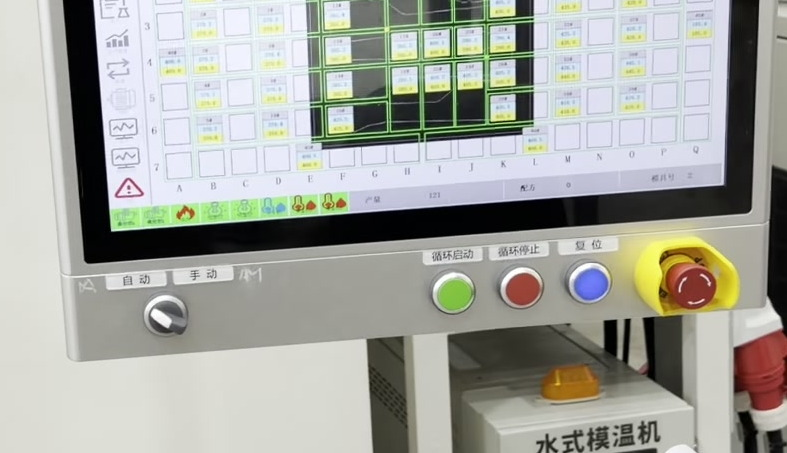
#> input picture scripts/img/assets2/c_botonera.jpg, 787 x 453 px
$ python -i mejorar_foto.py   (imports and definitions only)
#> lines starting #> are read from the running program, lines starting #| are printed output that depends on the picture
#> further down, picture is the input picture: shape (453, 787, 3); mean B, G, R 159.4, 166.3, 164.5
#!/usr/bin/env python
# -*- coding: utf-8 -*-
"""
mejorar_foto.py - fotos de celular -> "foto de catalogo" para la lamina A3.

SE CORRE CON (el venv nuevo, aparte de los otros):
    C:\\Dev\\BarackMercosul\\.venv-fotos\\Scripts\\python.exe mejorar_foto.py <comando> ...

COMANDOS
  pieza   <entrada> <salida.png> [--x 2] [--sombra 0.30] [--blanco] [--modelo isnet-general-use]
          Recorta el fondo, agranda, ajusta el tono y deja la pieza sola con una sombra suave.
          La salida es un PNG con transparencia (la sombra va dentro del canal alfa: sobre
          blanco se ve igual que una foto de estudio). --blanco guarda ademas <salida>_blanco.png.

  maquina <entrada> <salida.jpg> [--x 2] [--fondo 0.0] [--recorte auto|x0,y0,x1,y1] [--sin-enderezar]
          Corrige balance de blancos, exposicion, contraste local y nitidez, endereza y agranda.
          La foto sigue siendo la foto: no se redibuja nada. --fondo 0..1 atenua el fondo
          (desenfoque + desaturado suave con mascara); 0 = apagado (por defecto).

  lote    <carpeta_entrada> <carpeta_salida> pieza|maquina [opciones]
          Corre el mismo comando sobre todas las imagenes de una carpeta.

AUMENTO DE RESOLUCION (--sr): fsrcnn (por defecto, 0,1-0,4 s), espcn, lanczos (piso de comparacion) y
edsr (NO usar en esta notebook: 17 s para un recorte de 160x280 px, 97 s para uno de 300x156; una foto
entera tardaria decenas de minutos). En las pruebas fsrcnn/espcn/lanczos se ven casi iguales.
No inventa detalle: son redes chicas de OpenCV (no generativas).

OTRAS OPCIONES: --girar GRADOS (giro manual con recorte; el enderezado automatico es muy conservador y
casi no se activa), --limpiar 2.5 (reduce ruido; alisa texturas, por eso viene apagado), --recorte auto.
--fondo solo conviene con UN sujeto claro (rollo, pieza sobre mesa). En una escena con varias cosas
a mostrar (troqueladora + mesa + pieza) desenfoca lo que si hay que mostrar: usar --recorte.

TIEMPOS (notebook sin GPU): pieza ~22-30 s/foto dentro de `lote`; una sola foto en frio ~30-70 s
(carga de rembg y del modelo). maquina sin --fondo 2-12 s; con --fondo 11-51 s.

MODELOS: ./modelos/ (rembg en ./modelos/rembg, super-resolucion .pb de OpenCV).
Todo lo que baja rembg queda en esa carpeta (U2NET_HOME), nada en el perfil del usuario.
"""
import argparse
import os
import sys
import time
from pathlib import Path

AQUI = Path(__file__).resolve().parent
MODELOS = AQUI / "modelos"
# [1 line not run here, left out]

import cv2
import numpy as np
from PIL import Image, ImageOps

# [1 line not run here, left out]

EXT = {".png", ".jpg", ".jpeg", ".webp", ".bmp", ".tif", ".tiff"}


# ----------------------------------------------------------------------------- util
def log(*a):
    print(*a, flush=True)


# [39 lines left out: functions cargar, quitar_barras_negras, not called in this run]


# ----------------------------------------------------------------------------- agrandar
_SR = {}


# [135 lines left out: functions _sr, _sr_tiles, agrandar, nitidez, balance_blancos, exposicion and 3 more, not called in this run]


# ----------------------------------------------------------------------------- rembg
_SES = {}


# [118 lines left out: functions mascara_rembg, limpiar_mascara, suavizar_alfa, descontaminar_color, componer_con_sombra, cmd_pieza, not called in this run]


# ----------------------------------------------------------------------------- maquina
def enderezar(bgr, max_grados=4.0, min_grados=0.25):
    """
    Estima la inclinacion con las lineas largas casi horizontales/verticales (paredes,
    guardas, estantes) y gira. Recorta el borde que queda vacio. Si no hay consenso, no toca.
    """
#> called with max_grados = 4, min_grados = 0.25
    h, w = bgr.shape[:2]
#> h = 453; w = 787
    escala = 800.0 / max(h, w) if max(h, w) > 800 else 1.0
#> escala = 1
    chico = cv2.resize(bgr, None, fx=escala, fy=escala, interpolation=cv2.INTER_AREA) if escala < 1 else bgr
    g = cv2.cvtColor(chico, cv2.COLOR_BGR2GRAY)
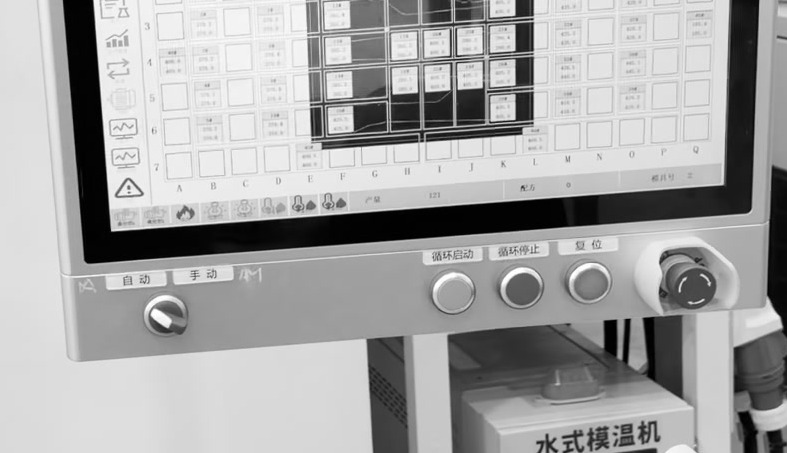
#> g: shape (453, 787); min 0, max 255, mean 165
    g = cv2.GaussianBlur(g, (0, 0), 1.2)
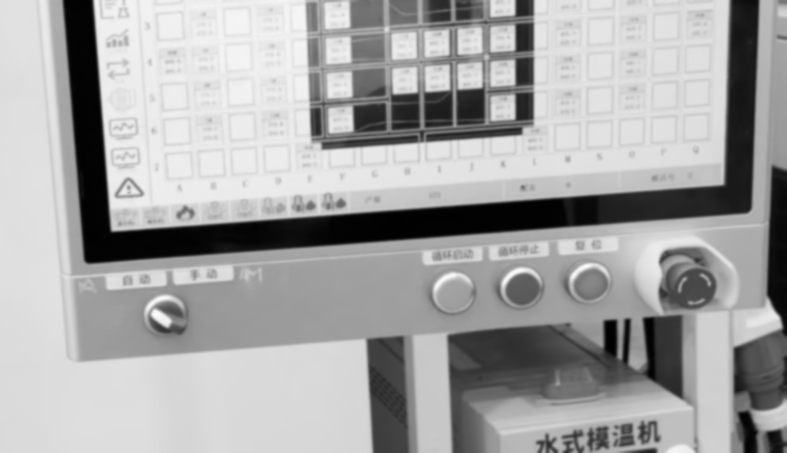
#> g: shape (453, 787); min 1, max 252, mean 165
    e = cv2.Canny(g, 60, 150)
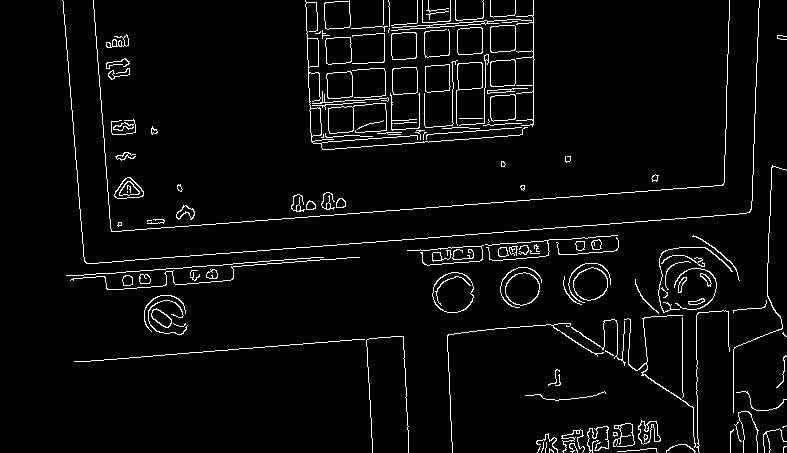
#> e: shape (453, 787); 4% white in thin lines or dots
    minlen = int(0.18 * min(chico.shape[:2]))
#> minlen = 81
    lin = cv2.HoughLinesP(e, 1, np.pi / 720, threshold=60, minLineLength=minlen, maxLineGap=8)
#> lin = 36 rows, first 6: [158, 258, 665, 219], [413, 208, 722, 185], [477, 330, 570, 323], [74, 275, 323, 257], [111, 231, 463, 205], [62, 0, 84, 261]
    if lin is None:
        return bgr, 0.0
    ang, pesos = [], []
    for x1, y1, x2, y2 in np.asarray(lin).reshape(-1, 4):  # OpenCV 4 devuelve (N,1,4), OpenCV 5 (N,4)
        dx, dy = x2 - x1, y2 - y1
        l = float(np.hypot(dx, dy))
        a = np.degrees(np.arctan2(dy, dx))
        # llevar a [-45, 45): desvio respecto del eje mas cercano (horizontal o vertical)
        a = (a + 45) % 90 - 45
        if abs(a) <= max_grados + 1.5:
            ang.append(a)
            pesos.append(l)
#> this loop made 36 passes
#> (x1, y1, x2, y2, dx, dy, l, a) on passes 1 to 12: (158, 258, 665, 219, 507, -39, 508.5, -4.4), (413, 208, 722, 185, 309, -23, 309.9, -4.26), (477, 330, 570, 323, 93, -7, 93.26, -4.3), (74, 275, 323, 257, 249, -18, 249.6, -4.13), (111, 231, 463, 205, 352, -26, 353, -4.22), (62, 0, 84, 261, 22, 261, 261.9, -4.82), (81, 361, 357, 339, 276, -22, 276.9, -4.56), (509, 243, 617, 235, 108, -8, 108.3, -4.24), (99, 75, 111, 230, 12, 155, 155.5, -4.43), (322, 149, 522, 134, 200, -15, 200.6, -4.29), (313, 143, 521, 127, 208, -16, 208.6, -4.4), (231, 267, 359, 257, 128, -10, 128.4, -4.47)
#> after the loop, ang = 35 values, max 2.39 at index 16, min -4.82 at index 5, mean -3.28; pesos = 35 values, max 508.5 at index 0, min 81.22 at index 28, mean 154.1
    if len(ang) < 6:
        return bgr, 0.0
    ang, pesos = np.array(ang), np.array(pesos)
    # mediana ponderada
    o = np.argsort(ang)
#> o = 35 values, max 34 at index 29, min 0 at index 9, mean 17
    cum = np.cumsum(pesos[o])
#> cum = 35 values from 261.9 to 5393.8
    med = float(ang[o][np.searchsorted(cum, cum[-1] / 2)])
#> med = -4.26
    # consenso: que la mayoria este cerca de la mediana
    cerca = np.abs(ang - med) < 0.6
    if pesos[cerca].sum() < 0.60 * pesos.sum() or abs(med) < min_grados or abs(med) > max_grados:
        return bgr, 0.0
    # recorte: el rectangulo mas grande, de la misma proporcion, que entra dentro de la foto girada
    r = np.radians(abs(med))
    s = np.cos(r) + np.sin(r) * max(w / h, h / w)
    if s > 1.08:
        # girar costaria recortar mas del 8 % de la foto: no se gira (foto angosta o giro grande)
        log(f"  (inclinacion {med:+.2f} grados detectada, no se corrige: costaria recortar {1 - 1 / s:.0%} de la foto)")
        return bgr, 0.0
    M = cv2.getRotationMatrix2D((w / 2, h / 2), med, 1.0)
    rot = cv2.warpAffine(bgr, M, (w, h), flags=cv2.INTER_CUBIC, borderMode=cv2.BORDER_REFLECT)
    cw, ch = int(w / s) - 2, int(h / s) - 2
    x0, y0 = (w - cw) // 2, (h - ch) // 2
    return rot[y0:y0 + ch, x0:x0 + cw], med


# [136 lines left out: functions girar_recortar, recorte_manual, atenuar_fondo, cmd_maquina, main, not called in this run]


# [2 lines not run here, left out]

>>> import cv2
>>> picture = cv2.imread('../img/assets2/c_botonera.jpg')
>>> result = enderezar(picture)

$ run again, on scripts/img/assets2/c_puesto.jpg
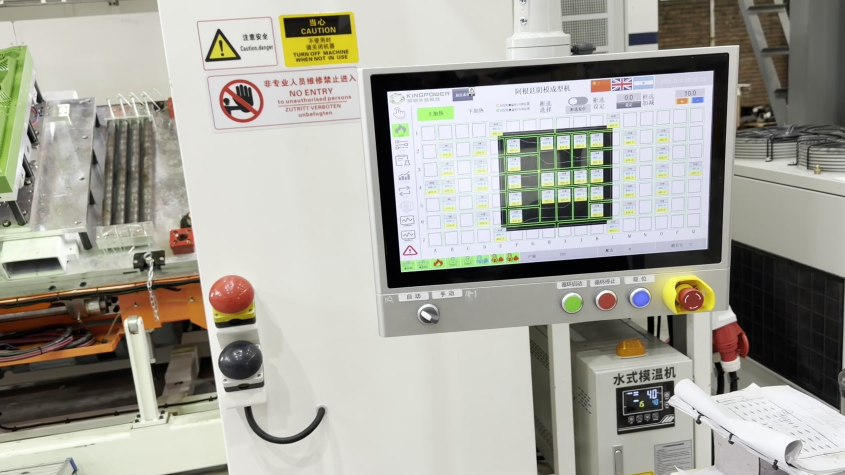
#> input picture scripts/img/assets2/c_puesto.jpg, 1689 x 950 px (shown at 1/2 size)
#> picture is the input picture: shape (950, 1689, 3); mean B, G, R 154.7, 163.6, 165
#> in enderezar, `g = cv2.GaussianBlur(g, (0, 0), 1.2)`:
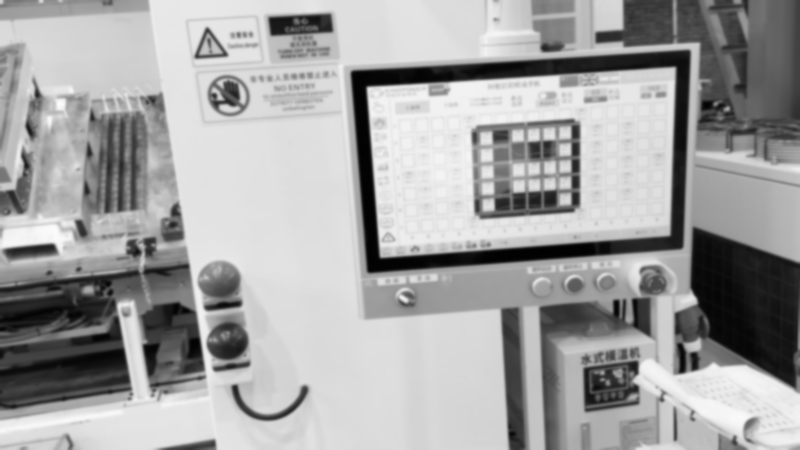
#> g: shape (450, 800); min 1, max 253, mean 163
#> in enderezar, `e = cv2.Canny(g, 60, 150)`:
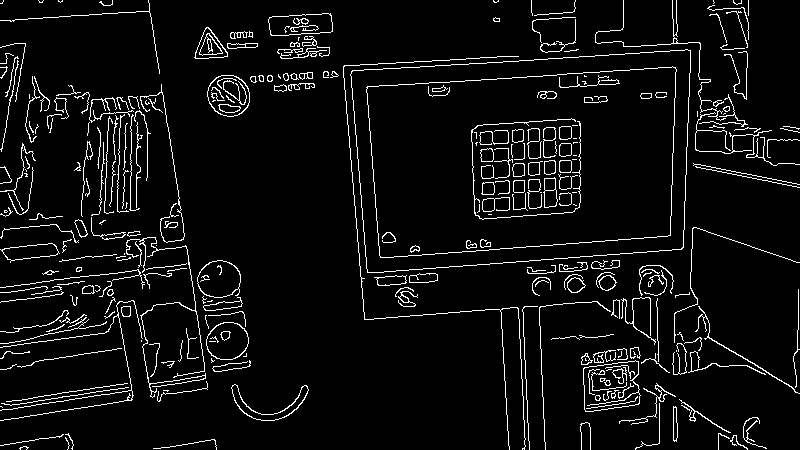
#> e: shape (450, 800); 5.8% white in thin lines or dots
#> lin = 44 rows, first 6: [360, 273, 681, 249], [403, 256, 670, 235], [441, 82, 672, 66], [161, 84, 184, 236], [393, 68, 562, 58], [364, 319, 536, 306]
#> the loop in enderezar, `for x1, y1, x2, y2 in np.asarray(lin).reshape(-1, 4):` made 44 passes
#> (x1, y1, x2, y2, dx, dy, l, a) on passes 1 to 8: (360, 273, 681, 249, 321, -24, 321.9, -4.28), (403, 256, 670, 235, 267, -21, 267.8, -4.5), (441, 82, 672, 66, 231, -16, 231.6, -3.96), (161, 84, 184, 236, 23, 152, 153.7, -8.6), (393, 68, 562, 58, 169, -10, 169.3, -3.39), (364, 319, 536, 306, 172, -13, 172.5, -4.32), (683, 247, 691, 42, 8, -205, 205.2, 2.23), (343, 66, 364, 318, 21, 252, 252.9, -4.76)
#> after the loop in enderezar, `for x1, y1, x2, y2 in np.asarray(lin).reshape(-1, 4):`: ang = 27 values, max 2.58 at index 22, min -4.91 at index 9, mean -2.67; pesos = 27 values, max 321.9 at index 0, min 85 at index 25, mean 145.5
#> o = 27 values, max 26 at index 22, min 0 at index 7, mean 13
#> cum = 27 values from 198.7 to 3929.2
#> med = -3.86

$ run again, on scripts/img/assets2/c_tcu.jpg
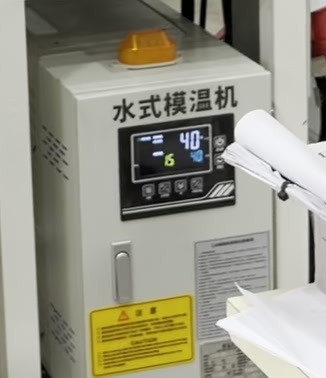
#> input picture scripts/img/assets2/c_tcu.jpg, 326 x 378 px
#> picture is the input picture: shape (378, 326, 3); mean B, G, R 134.1, 149.1, 151
#> in enderezar, `g = cv2.GaussianBlur(g, (0, 0), 1.2)`:
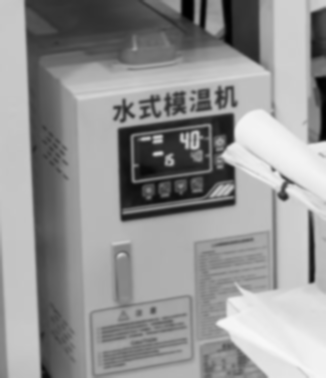
#> g: shape (378, 326); min 1, max 247, mean 148
#> in enderezar, `e = cv2.Canny(g, 60, 150)`:
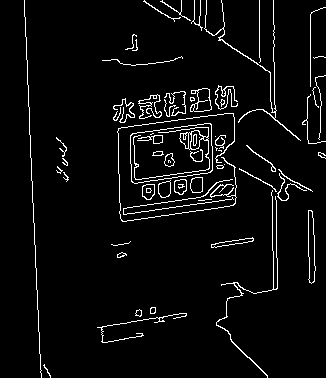
#> e: shape (378, 326); 4.5% white in thin lines or dots
#> lin = 19 rows, first 6: [32, 181, 35, 263], [274, 62, 275, 120], [25, 17, 31, 180], [160, 1, 270, 72], [120, 215, 235, 199], [272, 186, 272, 248]
#> the loop in enderezar, `for x1, y1, x2, y2 in np.asarray(lin).reshape(-1, 4):` made 19 passes
#> (x1, y1, x2, y2, dx, dy, l, a) on passes 1 to 8: (32, 181, 35, 263, 3, 82, 82.05, -2.1), (274, 62, 275, 120, 1, 58, 58.01, -0.988), (25, 17, 31, 180, 6, 163, 163.1, -2.11), (160, 1, 270, 72, 110, 71, 130.9, 32.84), (120, 215, 235, 199, 115, -16, 116.1, -7.92), (272, 186, 272, 248, 0, 62, 62, 0), (121, 127, 231, 113, 110, -14, 110.9, -7.25), (120, 208, 210, 195, 90, -13, 90.93, -8.22)
#> after the loop in enderezar, `for x1, y1, x2, y2 in np.asarray(lin).reshape(-1, 4):`: ang = [-2.1, -0.988, -2.11, 0, 0, 0, -1.52, 0, -0.774]; pesos = [82.05, 58.01, 163.1, 62, 61, 81, 113, 62, 74.01]
#> o = [2, 0, 6, 1, 8, 3, 5, 4, 7]
#> cum = [163.1, 245.2, 358.2, 416.2, 490.2, 552.2, 633.2, 694.2, 756.2]
#> med = -0.988
#> cerca = [False, True, False, False, False, False, True, False, True]

$ run again, on scripts/img/assets2/d1_pieza.jpg
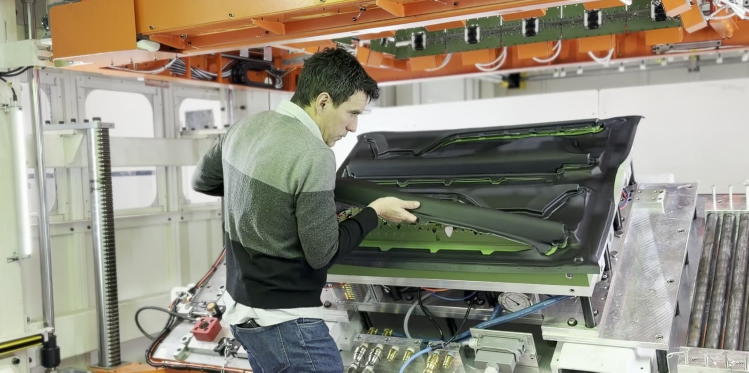
#> input picture scripts/img/assets2/d1_pieza.jpg, 1497 x 745 px (shown at 1/2 size)
#> picture is the input picture: shape (745, 1497, 3); mean B, G, R 126.5, 140.9, 145.5
#> in enderezar, `g = cv2.cvtColor(chico, cv2.COLOR_BGR2GRAY)`:
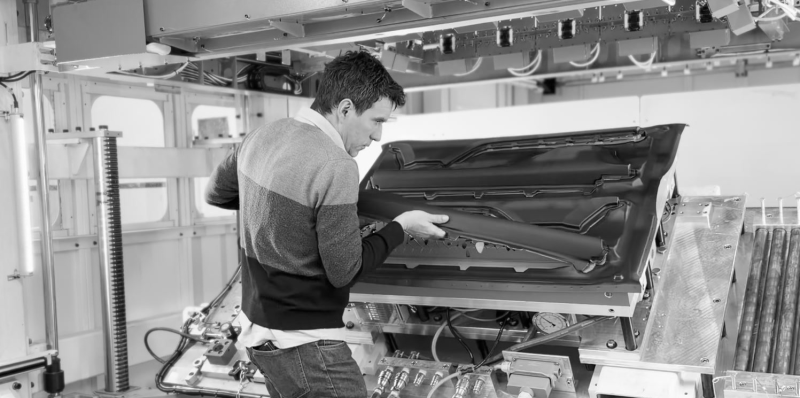
#> g: shape (398, 800); min 1, max 254, mean 140.7
#> in enderezar, `e = cv2.Canny(g, 60, 150)`:
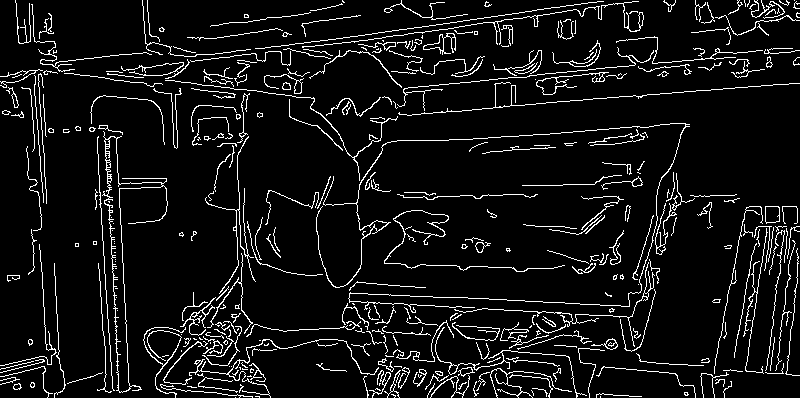
#> e: shape (398, 800); 7.6% white in thin lines or dots
#> lin = 34 rows, first 6: [406, 114, 778, 84], [404, 88, 514, 77], [261, 48, 511, 14], [525, 301, 635, 306], [302, 47, 453, 28], [444, 140, 537, 134]
#> the loop in enderezar, `for x1, y1, x2, y2 in np.asarray(lin).reshape(-1, 4):` made 34 passes
#> (x1, y1, x2, y2, dx, dy, l, a) on passes 1 to 8: (406, 114, 778, 84, 372, -30, 373.2, -4.61), (404, 88, 514, 77, 110, -11, 110.5, -5.71), (261, 48, 511, 14, 250, -34, 252.3, -7.74), (525, 301, 635, 306, 110, 5, 110.1, 2.6), (302, 47, 453, 28, 151, -19, 152.2, -7.17), (444, 140, 537, 134, 93, -6, 93.19, -3.69), (279, 330, 354, 327, 75, -3, 75.06, -2.29), (106, 139, 118, 380, 12, 241, 241.3, -2.85)
#> after the loop in enderezar, `for x1, y1, x2, y2 in np.asarray(lin).reshape(-1, 4):`: ang = [-4.61, 2.6, -3.69, -2.29, -2.85, 3.31, -3.42, 4.62, -2.85, -1.89, 2.16, -5.14, 0, -4.36, 2.97, -4.21, -4.09, -4.26, 5.13, -4.18, -3.01, -4.46]; pesos = [373.2, 110.1, 93.19, 75.06, 241.3, 121.2, 234.4, 99.32, 181.2, 91.05, 106.1, 89.36, 85, 118.3, 77.1, 95.26, 84.21, 94.26, 78.31, 82.22, 95.13, 77.23]
#> in enderezar, `ang, pesos = np.array(ang), np.array(pesos)`: ang = 22 values, max 5.13 at index 18, min -5.14 at index 11, mean -1.57; pesos = 22 values, max 373.2 at index 0, min 75.06 at index 3, mean 122.8
#> o = 22 values, max 21 at index 2, min 0 at index 1, mean 10.5
#> cum = 22 values from 89.36 to 2702.6
#> med = -3.01
